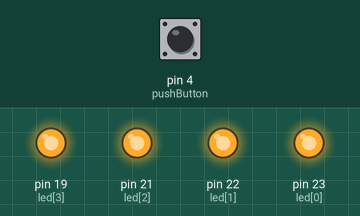
The sketch below on a simulated Arduino Mega 2560, built with avr-gcc and run on an emulated ATmega2560. Shown: output pins drawn as LEDs (lit = HIGH). Inputs (shaded band) come from the test bench; at power-on: pin 4 (pushButton) HIGH.

Above: at 1.2 s.
1.3 s: pin 4 (pushButton) pulled LOW for 0.15 s
At 1.37 s:
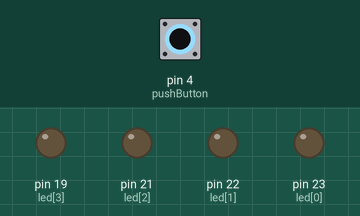
2.9 s: pin 4 (pushButton) pulled LOW for 3.2 s
At 7.4 s:
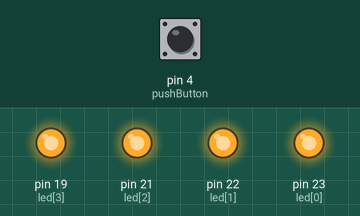
Timing chart, 0 to 8.9 s (numbered marks = the images above; inputs shaded):
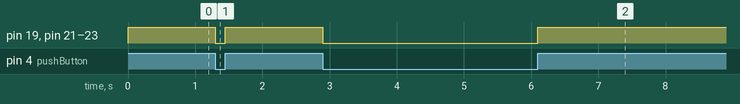

The sketch:

1.3.ino
```cpp
int led[] = {23, 22, 21, 19};
int pushButton = 4;

void setup() {
  pinMode(pushButton, INPUT_PULLUP); //กำหนดให้ pushButton เป็นการอินพุทแบบกด
  for(int i = 0 ; i < 4 ; i++){ //กำหนดให้ led ทั้ง 4 pin เป็นเอาท์พุท
     pinMode(led[i], OUTPUT);
     digitalWrite(led[i], HIGH);
  }
}

void loop() {
  int buttonState = digitalRead(pushButton);
  if(buttonState == LOW){
    for(int i = 0 ; i < 4 ; i++){
      digitalWrite(led[i], LOW);
    }
  }else{
    for(int i = 0 ; i < 4 ; i++){
      digitalWrite(led[i], HIGH);
    }
  }
}
```

Measured:
- after the input at 1.3 s, pin 19 (led[3]), pin 21 (led[2]), pin 22 (led[1]), pin 23 (led[0]): HIGH → LOW at once, → HIGH 0.15 s later
- after the input at 2.9 s, pin 19 (led[3]), pin 21 (led[2]), pin 22 (led[1]), pin 23 (led[0]): HIGH → LOW at once, → HIGH 3.2 s later
